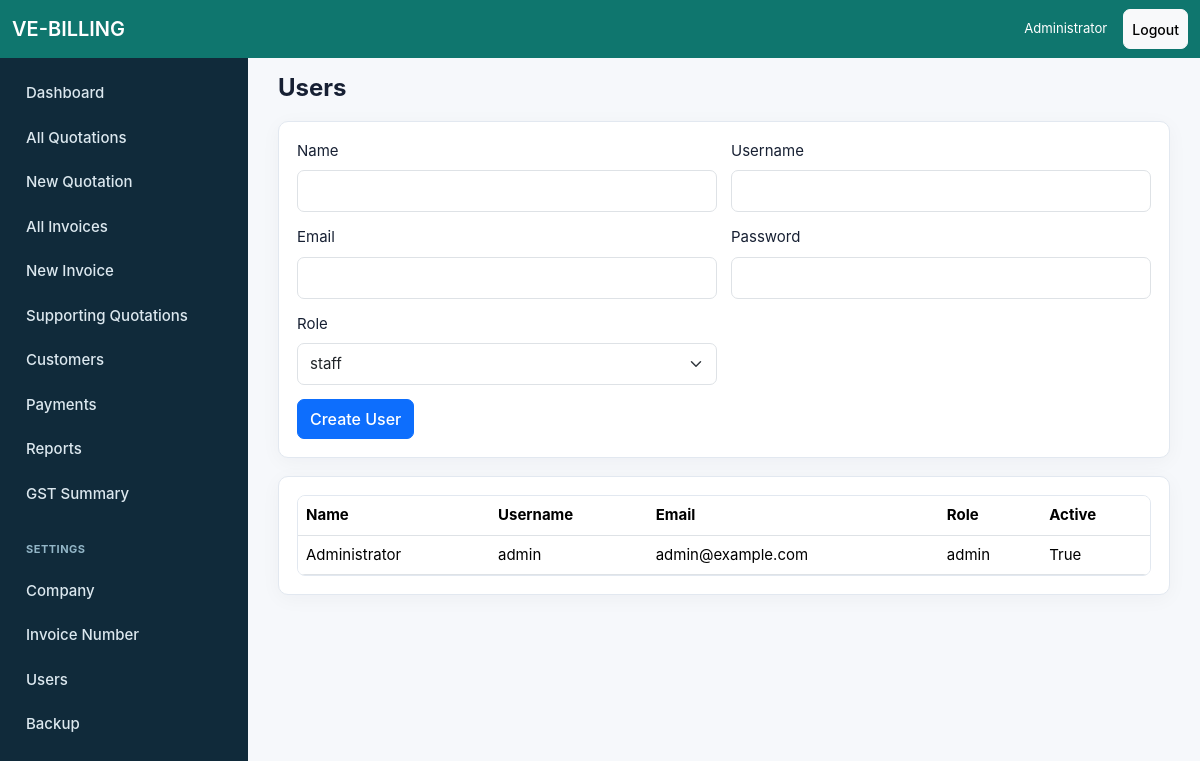
/settings/users (signed in), run on the app's committed database.
### models/core.py (models this page shows)
class TimestampMixin:
    created_at = db.Column(db.DateTime, default=datetime.utcnow, nullable=False)
    updated_at = db.Column(db.DateTime, default=datetime.utcnow, onupdate=datetime.utcnow)

class User(UserMixin, TimestampMixin, db.Model):
    id = db.Column(db.Integer, primary_key=True)
    name = db.Column(db.String(120), nullable=False)
    username = db.Column(db.String(80), unique=True, nullable=False)
    email = db.Column(db.String(160), unique=True, nullable=False)
    password_hash = db.Column(db.String(255), nullable=False)
    role = db.Column(db.String(20), default="staff", nullable=False)
    active = db.Column(db.Boolean, default=True, nullable=False)
    @property
    def is_active(self):
        return self.active

### routes/main.py (the view, shortened to what this page needs)
@main_bp.route("/settings/users", methods=["GET", "POST"])
@login_required
def users():
    if not admin_required():
        return redirect(url_for("main.dashboard"))
    return render_template("users.html", users=User.query.order_by(User.name).all())

### app.py (called while the page is built)
@login_manager.user_loader
def load_user(user_id):
    return db.session.get(User, int(user_id))

### routes/main.py (called while the page is built)
@main_bp.context_processor
def inject_globals():
    return {"today": date.today(), "is_admin": current_user.is_authenticated and current_user.role == "admin"}

def admin_required():
    if current_user.role != "admin":
        flash("Admin access required.", "warning")
        return False
    return True

### templates/users.html (shortened to what this page needs)
{% extends "base.html" %}
{% block content %}
<div class="page-head"><h1>Users</h1></div>
<section class="panel">
  <form class="grid-form" method="post">
    <div><label class="form-label">Name</label><input class="form-control" name="name" required></div>
    <div><label class="form-label">Username</label><input class="form-control" name="username" required></div>
    <div><label class="form-label">Email</label><input class="form-control" name="email" type="email" required></div>
    <div><label class="form-label">Password</label><input class="form-control" name="password" type="password" required></div>
    <div><label class="form-label">Role</label><select class="form-select" name="role"><option>staff</option><option>admin</option></select></div>
    <div class="wide"><button class="btn btn-primary">Create User</button></div>
  </form>
</section>
<section class="panel"><div class="table-responsive"><table class="table"><thead><tr><th>Name</th><th>Username</th><th>Email</th><th>Role</th><th>Active</th></tr></thead><tbody>{% for u in users %}<tr><td>{{ u.name }}</td><td>{{ u.username }}</td><td>{{ u.email }}</td><td>{{ u.role }}</td><td>{{ u.active }}</td></tr>{% endfor %}</tbody></table></div></section>
{% endblock %}

### templates/base.html (shortened to what this page needs)
<!doctype html>
<html lang="en">
<head>
  <link href="https://cdn.jsdelivr.net/npm/bootstrap@5.3.3/dist/css/bootstrap.min.css" rel="stylesheet">
  <link rel="stylesheet" href="{{ url_for('static', filename='css/app.css') }}">
</head>
<body>
{% if current_user.is_authenticated %}
<nav class="navbar navbar-dark app-topbar fixed-top">
  <div class="container-fluid">
    <a class="navbar-brand fw-semibold" href="{{ url_for('main.dashboard') }}">VE-BILLING</a>
    <div class="d-flex align-items-center gap-3 text-white small">
      <span class="d-none d-sm-inline">{{ current_user.name }}</span>
      <a class="btn btn-sm btn-light" href="{{ url_for('auth.logout') }}">Logout</a>
    </div>
  </div>
</nav>
<aside class="sidebar d-none d-lg-flex">
  {% include "partials/nav.html" %}
</aside>
{% endif %}
<main class="{% if current_user.is_authenticated %}app-main{% else %}auth-main{% endif %}">
  <div class="container-fluid">
    {% block content %}{% endblock %}
  </div>
</main>
</body>
</html>

### static/css/app.css (style rules this page uses)
:root { --teal:#0f766e;--teal-dark:#0d5e58;--ink:#172033;--muted:#64748b;--line:#e2e8f0;--bg:#f6f8fb }
* { letter-spacing:0;box-sizing:border-box }
body { background:var(--bg);color:var(--ink);font-size:15px;font-family:-apple-system,BlinkMacSystemFont,"Segoe UI",Roboto,Helvetica,Arial,sans-serif;-webkit-tap-highlight-color:transparent }
.app-topbar { background:var(--teal);height:58px;z-index:1030 }
.sidebar { position:fixed;top:58px;bottom:0;left:0;width:248px;background:#102a3a;overflow-y:auto;z-index:1020 }
.app-main { padding:74px 18px 28px;margin-left:248px;min-height:100vh }
.login-card,.panel,.metric { background:#fff;border:1px solid var(--line);border-radius:10px;box-shadow:0 4px 20px rgba(15,23,42,.04) }
.page-head { display:flex;justify-content:space-between;gap:14px;align-items:center;margin-bottom:18px;flex-wrap:wrap }
.page-head h1 { font-size:24px;font-weight:700;margin:0 }
.panel { padding:18px;margin-bottom:18px }
.grid-form { display:grid;grid-template-columns:repeat(2,minmax(0,1fr));gap:14px }
.grid-form .wide { grid-column:1/-1 }
.table { min-width:820px;margin-bottom:0 }
.table-responsive { border-radius:8px;border:1px solid var(--line);overflow-x:auto;-webkit-overflow-scrolling:touch }
.btn { border-radius:7px;min-height:40px;font-weight:500;display:inline-flex;align-items:center;justify-content:center }
.form-control,.form-select { border-radius:7px;min-height:42px;font-size:15px }

### data on the page
User: name "Administrator", username "admin", email "admin@example.com", role "admin", active "True"
